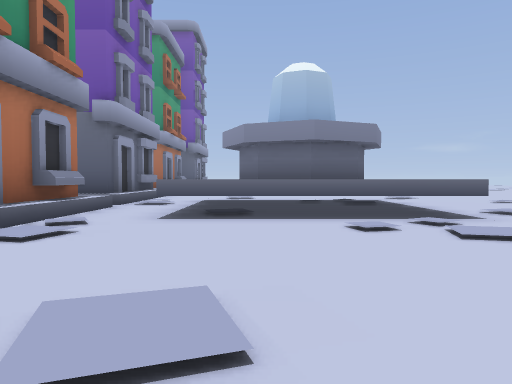
view 1 (above)

19 first-person views from a walk through a 3-D level made in the Godot game engine. The camera is 1.2 m above the floor, tilts 2° down and sees 70° across. The floor is counted in squares, 2 m on a side. Each view is taken from the middle of a square. On the plan, view 1 faces up. The plan holds only what a view shows up to about 10 squares ahead; the rest is blank. The place goes on beyond the plan. Some surface patterns are stand-ins.

view 2
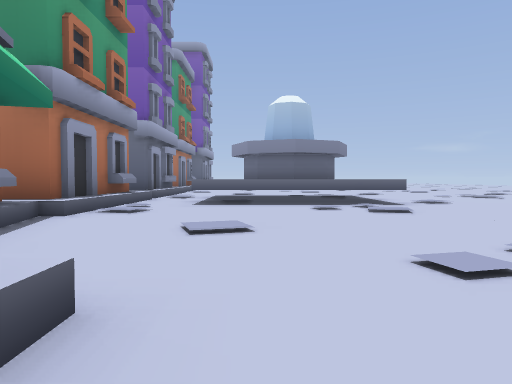

view 3
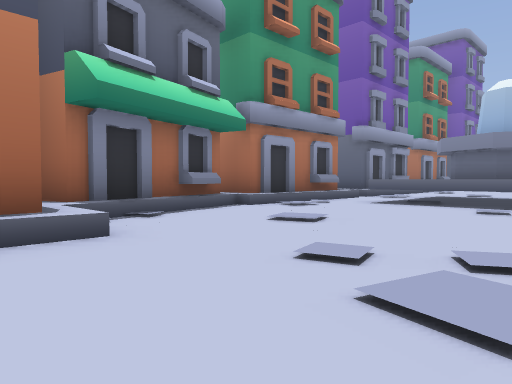

view 4
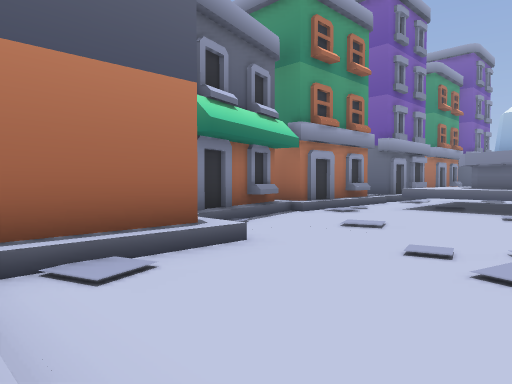

view 5
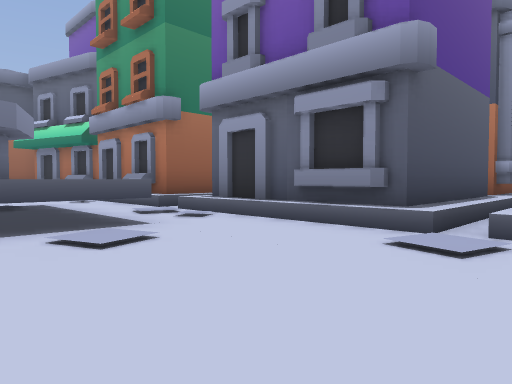

view 6
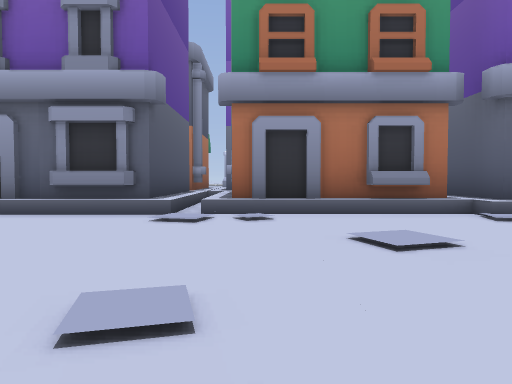

view 7
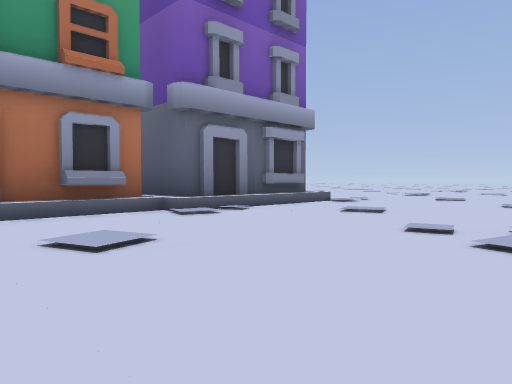

view 8
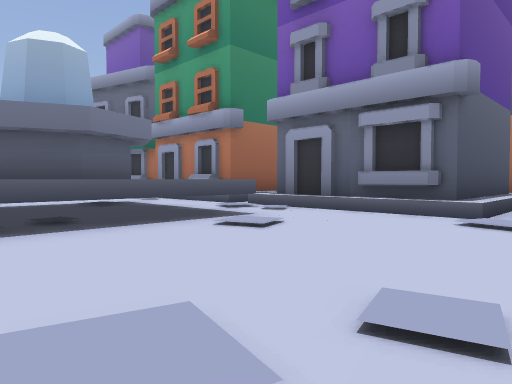

view 9
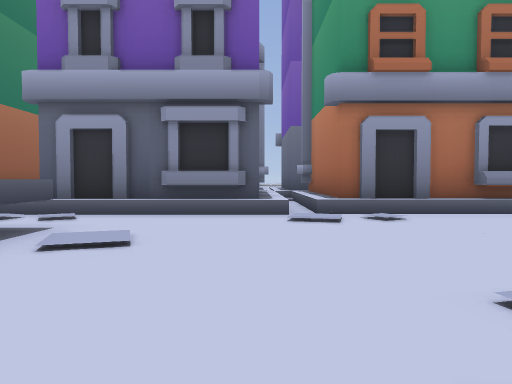

view 10
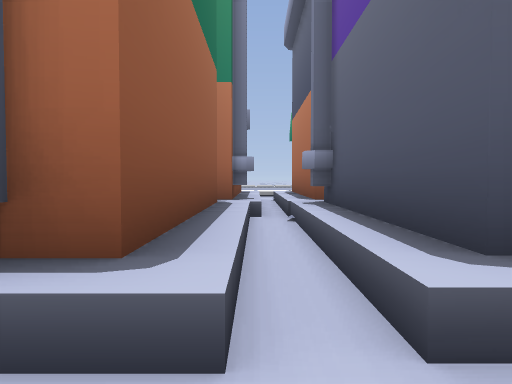

view 11
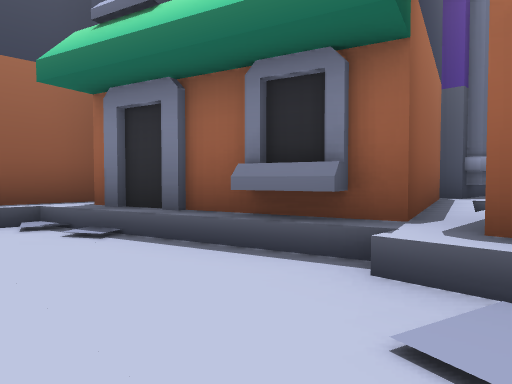

view 12
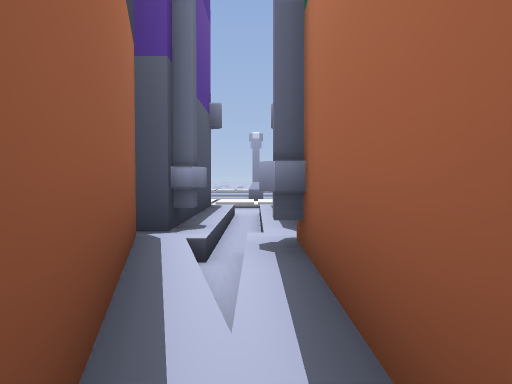

view 13
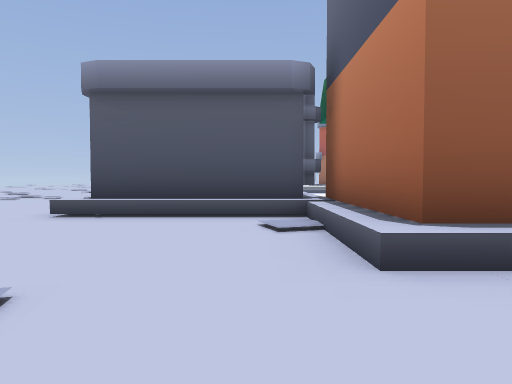

view 14
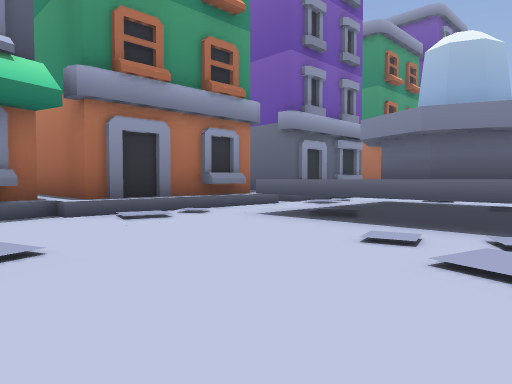

view 15
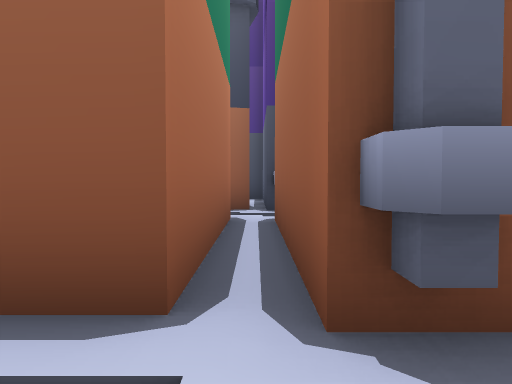

view 16
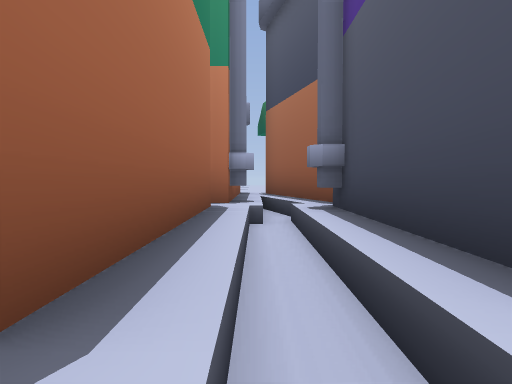

view 17
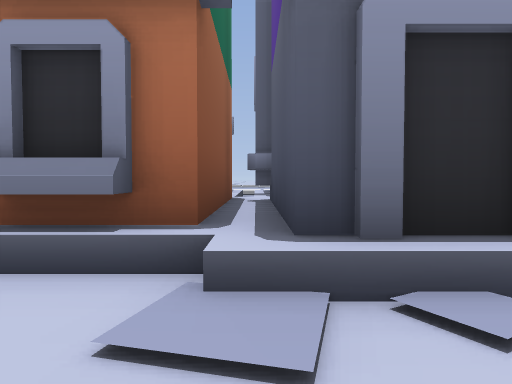

view 18
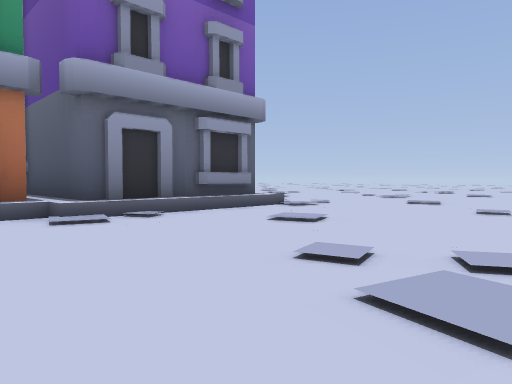

view 19
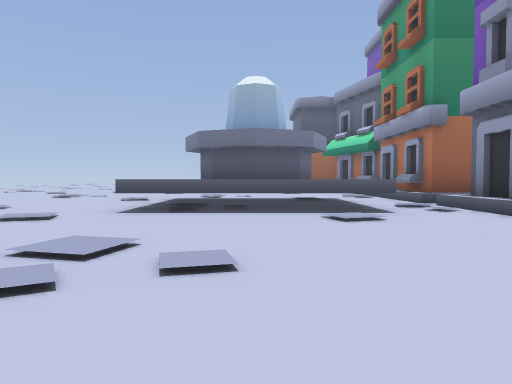

### Floor plan
Key: @ floor where view 1 was taken; # wall or solid block; x gap in a wall; . main floor; : floor 0.5 m higher than the main floor; / step, stairs or slope; ^ raised ledge.
Columns run from 13 left of view 1 to 3 right of it. Each row starts with its distance up from view 1.
 21           #.....
 20       #####......
 19      /#::::......
 18       ####.......
 17          #.......
 16          #.......
 15       ####.......
 14       ////.......
 13    ##:####/......
 12          #/......
 11          #/......
 10          #/.^^^^^
  9  ####:####/. ^^^
  8  ///x//////. ^ ^
  7     #:####/. ^^^
  6     #:#  #/.^^^^^
  5     #:#  #/......
  4  ####:####/......
  3 ./////x:::/......
  2  ####:####.......
  1     ###  #/......
  0          #/..@...
 -1          ##......
 -2           ##/....
 -3            #/....
 -4            #/....
 -5            ###:::
 -6            #:###:

Positions as (right, up) in squares from view 1, and headings:
1: (0, 0), facing up
2: (0, -3), facing up
3: (3, -3), facing up-left
4: (3, -5), facing up-left
5: (1, 15), facing down-left
6: (3, 15), facing left
7: (3, 15), facing up-left
8: (3, 15), facing down-left
9: (3, 13), facing left
10: (-2, 8), facing left
11: (-1, 4), facing down-left
12: (-4, 3), facing left
13: (0, 1), facing down
14: (3, 1), facing up-left
15: (-8, 9), facing down
16: (-13, 3), facing right
17: (-1, 19), facing left
18: (3, 17), facing up-left
19: (1, 17), facing down
